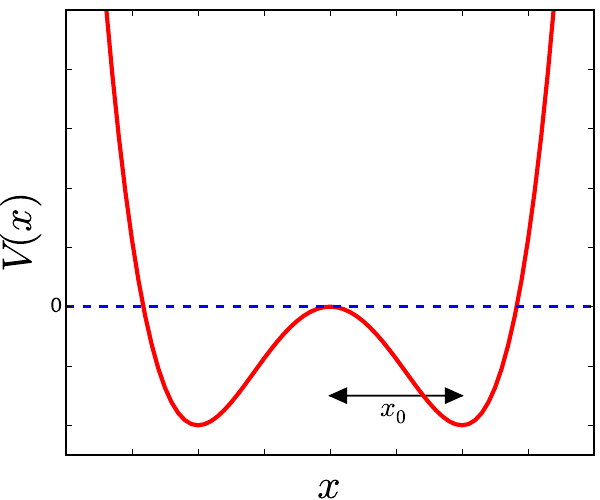

The script that saved this image:
import matplotlib.pyplot as plt
from matplotlib.lines import Line2D
import numpy as np
import os
from pylab import *
from matplotlib import ticker
from matplotlib.ticker import ScalarFormatter
sformatter=ScalarFormatter(useOffset=True,useMathText=True)
sformatter.set_scientific(True)
sformatter.set_powerlimits((-2,3))

#plt.ticklabel_format(style='sci', axis='y', scilimits=(0,0))

font = {'family' : 'serif',
        'weight' : 'normal',
        'size'   : 14}
plt.rc('font', **font)
plt.rc('text', usetex=False)
plt.figure(figsize=(6,5))
fig = plt.figure(1)
ax = fig.add_axes([0.11,0.09,0.88,0.89])

alpha1=4
alpha2=1
x=arange(-6,6,0.1)
V=-alpha1*0.5*x*x+alpha2*0.25*x*x*x*x


plt.plot(x,V,linestyle='-',linewidth=3,color='r')
ax.text(1, -3.7,'$x_0$',fontsize='20',ha='center')

ax.arrow(0, -3, 1.75, 0, head_width=0.5, head_length=0.25, shape='full', fc='k', ec='k')
ax.arrow(2, -3, -1.75, 0, head_width=0.5, head_length=0.25, shape='full', fc='k', ec='k')

ax.tick_params(axis='both', which='major', labelsize=14)

ax.set_xticks(np.arange(-6,6,1), minor=False)
ax.set_xticklabels([], minor=False, family='serif')
ax.set_xticks(np.arange(-6,6,1), minor=True)
ax.axhline(linewidth=2, color='blue', linestyle='--')
plt.xlim(-4,4)

ax.set_yticks(np.arange(-6,10,2), minor=False)
ax.set_yticklabels(['','','','0'], minor=False, family='serif')
ax.set_yticks(np.arange(-10,10,2), minor=True)
plt.ylim(-5,10)

plt.xlabel('$x$', fontsize=30, weight='normal')
plt.ylabel('$V(x)$',fontsize=30)
plt.subplots_adjust(top=0.85)
plt.savefig('sombrero.pdf',format='pdf')
os.system('open -a Preview sombrero.pdf')

#plt.show()
quit()
